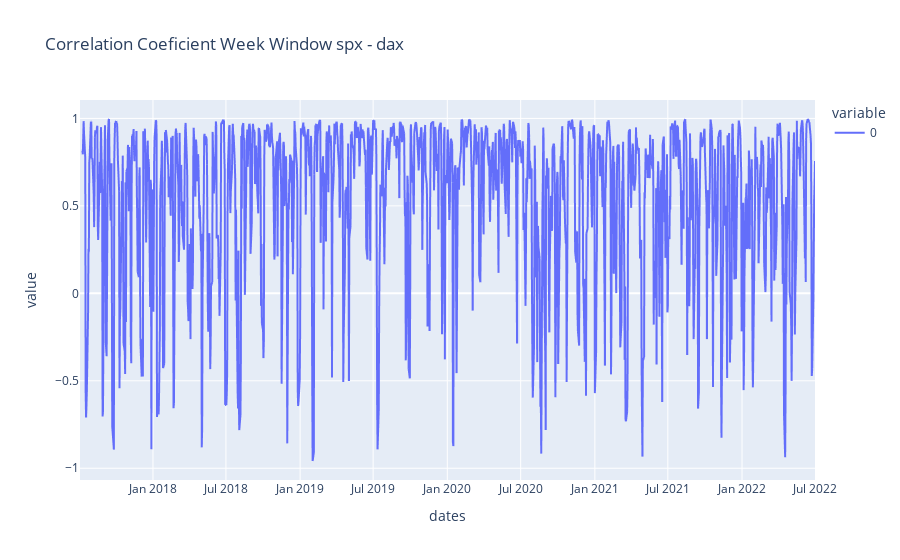
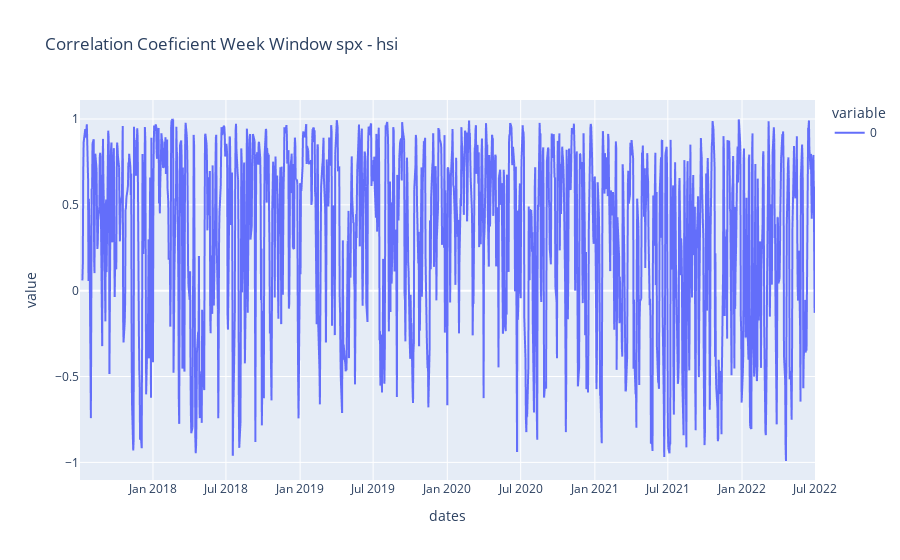
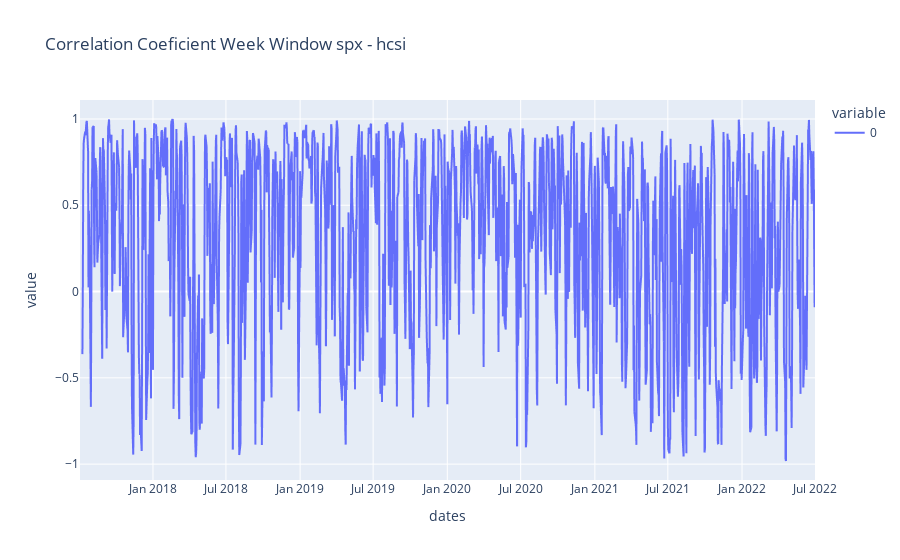
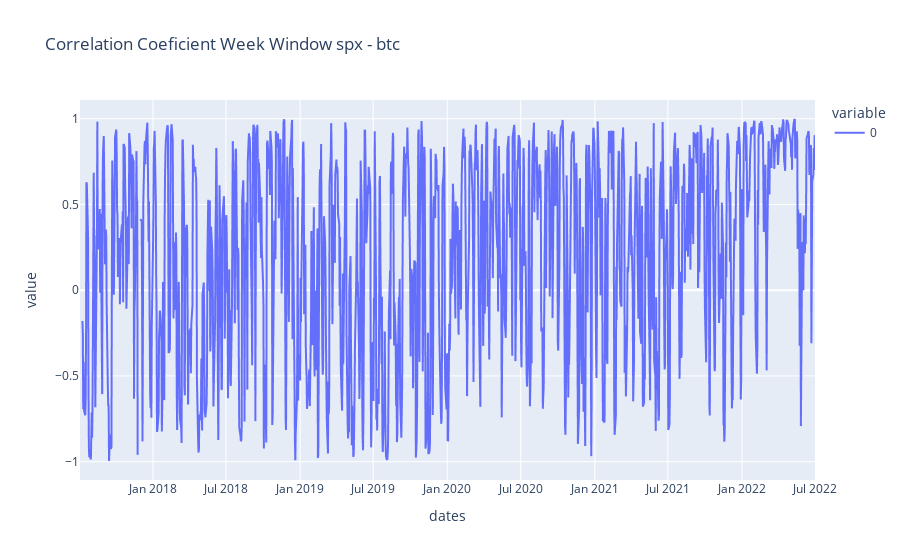

The notebook cell saved with these charts, in order:
### Code cell
#Plot correlations

week_windows = [
(week_window_SPX_DAX, 'dax'),
(week_window_SPX_HSI, 'hsi'),
(week_window_SPX_HCSI, 'hcsi'),
(week_window_SPX_BCT, 'btc'),
(week_window_SPX_OIL, 'oil'),
(week_window_SPX_YIELD2Y, 'yield2y'),
(week_window_SPX_YIELD10Y, 'yiedl10y'),
(week_window_SPX_XAU, 'xau')      
]


for week_window in week_windows:
    dataframe, ticker = week_window
    fig = px.line(dataframe, title=f"Correlation Coeficient Week Window spx - {ticker}")
    fig.show()

### Figure 1 — Plotly figure (JSON) as saved in the notebook; plotly's stock layout.template omitted (floating-point values rounded to 4 significant figures; data arrays with more than 128 entries replaced by an {"elided": "..."} marker saying what was removed)
{"data": [{"hovertemplate": "variable=0<br>dates=%{x}<br>value=%{y}<extra></extra>", "legendgroup": "0", "line": {"color": "#636efa", "dash": "solid"}, "marker": {"symbol": "circle"}, "mode": "lines", "name": "0", "showlegend": true, "type": "scattergl", "x": {"elided": "1304 str values"}, "xaxis": "x", "y": {"elided": "1304 float values"}, "yaxis": "y"}], "layout": {"legend": {"title": {"text": "variable"}, "tracegroupgap": 0}, "title": {"text": "Correlation Coeficient Week Window spx - dax"}, "xaxis": {"anchor": "y", "domain": [0, 1], "title": {"text": "dates"}}, "yaxis": {"anchor": "x", "domain": [0, 1], "title": {"text": "value"}}}}

### Figure 2 — Plotly figure (JSON) as saved in the notebook; plotly's stock layout.template omitted (floating-point values rounded to 4 significant figures; data arrays with more than 128 entries replaced by an {"elided": "..."} marker saying what was removed)
{"data": [{"hovertemplate": "variable=0<br>dates=%{x}<br>value=%{y}<extra></extra>", "legendgroup": "0", "line": {"color": "#636efa", "dash": "solid"}, "marker": {"symbol": "circle"}, "mode": "lines", "name": "0", "showlegend": true, "type": "scattergl", "x": {"elided": "1304 str values"}, "xaxis": "x", "y": {"elided": "1304 float values"}, "yaxis": "y"}], "layout": {"legend": {"title": {"text": "variable"}, "tracegroupgap": 0}, "title": {"text": "Correlation Coeficient Week Window spx - hsi"}, "xaxis": {"anchor": "y", "domain": [0, 1], "title": {"text": "dates"}}, "yaxis": {"anchor": "x", "domain": [0, 1], "title": {"text": "value"}}}}

### Figure 3 — Plotly figure (JSON) as saved in the notebook; plotly's stock layout.template omitted (floating-point values rounded to 4 significant figures; data arrays with more than 128 entries replaced by an {"elided": "..."} marker saying what was removed)
{"data": [{"hovertemplate": "variable=0<br>dates=%{x}<br>value=%{y}<extra></extra>", "legendgroup": "0", "line": {"color": "#636efa", "dash": "solid"}, "marker": {"symbol": "circle"}, "mode": "lines", "name": "0", "showlegend": true, "type": "scattergl", "x": {"elided": "1304 str values"}, "xaxis": "x", "y": {"elided": "1304 float values"}, "yaxis": "y"}], "layout": {"legend": {"title": {"text": "variable"}, "tracegroupgap": 0}, "title": {"text": "Correlation Coeficient Week Window spx - hcsi"}, "xaxis": {"anchor": "y", "domain": [0, 1], "title": {"text": "dates"}}, "yaxis": {"anchor": "x", "domain": [0, 1], "title": {"text": "value"}}}}

### Figure 4 — Plotly figure (JSON) as saved in the notebook; plotly's stock layout.template omitted (floating-point values rounded to 4 significant figures; data arrays with more than 128 entries replaced by an {"elided": "..."} marker saying what was removed)
{"data": [{"hovertemplate": "variable=0<br>dates=%{x}<br>value=%{y}<extra></extra>", "legendgroup": "0", "line": {"color": "#636efa", "dash": "solid"}, "marker": {"symbol": "circle"}, "mode": "lines", "name": "0", "showlegend": true, "type": "scattergl", "x": {"elided": "1304 str values"}, "xaxis": "x", "y": {"elided": "1304 float values"}, "yaxis": "y"}], "layout": {"legend": {"title": {"text": "variable"}, "tracegroupgap": 0}, "title": {"text": "Correlation Coeficient Week Window spx - btc"}, "xaxis": {"anchor": "y", "domain": [0, 1], "title": {"text": "dates"}}, "yaxis": {"anchor": "x", "domain": [0, 1], "title": {"text": "value"}}}}
